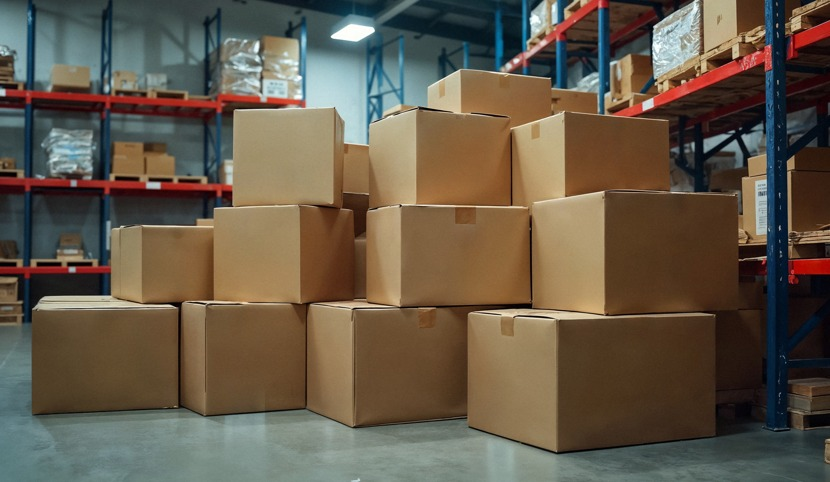
#> input picture Testing2.0/test1.jpg, 830 x 482 px
$ python -i detect_contours.py   (imports and definitions only)
#> lines starting #> are read from the running program, lines starting #| are printed output that depends on the picture; after the words box and inside, x2 and y2 are one past the last pixel; in counts of white or black regions, pixels touching at a corner belong together
import cv2
import os
from datetime import datetime

# 🔁 Import capture/upload tool from Task 1
from webcam import main as get_input_file


class PreProcessor:
    def __init__(self):
        pass

    def load_image(self, path):
#> called with path = '../Testing2.0/test1.jpg'
        if not path or not os.path.exists(path):
            print("❌ Invalid image path.")
            return None, None
        image = cv2.imread(path)
#> image is the input picture: shape (482, 830, 3); mean B, G, R 73.5, 89.7, 101.1
        print(f"📥 Processing image: {path}")
        return image, path

    def convert_to_grayscale(self, image):
        return cv2.cvtColor(image, cv2.COLOR_BGR2GRAY)
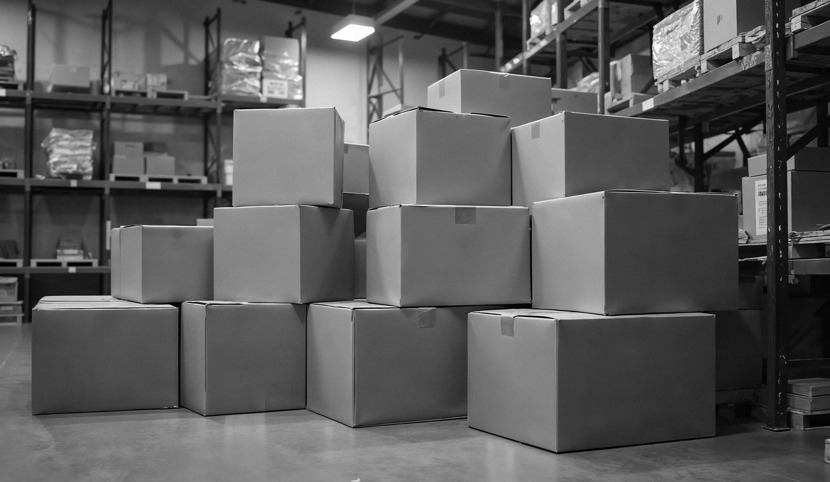
#> returned value: shape (482, 830); min 0, max 255, mean 91.3

    def apply_blur(self, image):
        return cv2.GaussianBlur(image, (5, 5), 0)

    def detect_edges(self, image):
        return cv2.Canny(image, 50, 150)
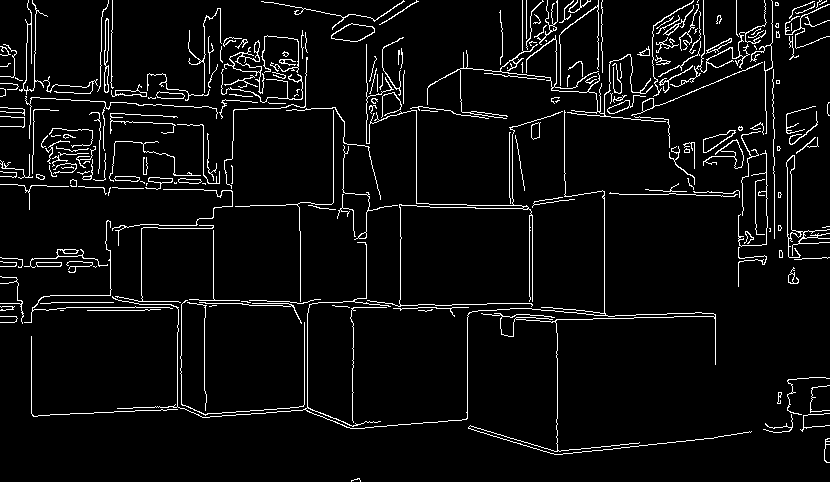
#> returned value: shape (482, 830); 5.3% white in thin lines or dots

    def find_and_draw_boxes(self, original, edges):
        contours, _ = cv2.findContours(edges, cv2.RETR_EXTERNAL, cv2.CHAIN_APPROX_SIMPLE)
#> contours = 229 contours, 185 with area under 20; largest, box (x1, y1, x2, y2) and area: (331, 23, 375, 42) 510, (786, 155, 830, 258) 420, (224, 40, 265, 94) 305, (703, 139, 744, 169) 286, (703, 130, 736, 153) 282
        box_count = 0

        for cnt in contours:
            approx = cv2.approxPolyDP(cnt, 0.02 * cv2.arcLength(cnt, True), True)
            area = cv2.contourArea(cnt)
            if len(approx) == 4 and area > 1000:
                cv2.drawContours(original, [approx], 0, (0, 255, 0), 2)
                box_count += 1
#> this loop made 229 passes
#> area on passes 25, 33: 50.5, 69.5
#> after the loop, box_count = 0

        return original, box_count

    def annotate_frame(self, frame, box_count):
        cv2.putText(frame, f"Boxes Detected: {box_count}", (10, 30),
                    cv2.FONT_HERSHEY_SIMPLEX, 1, (0, 0, 255), 2)
        return frame

    def show_results(self, result_img, edges):
        cv2.imshow("Detected Boxes", result_img)
        cv2.imshow("Edges", edges)
        cv2.waitKey(0)
        cv2.destroyAllWindows()

    def process_image(self, image_path):
        image, _ = self.load_image(image_path)
        if image is None:
            return

        original = image.copy()
        gray = self.convert_to_grayscale(image)
        blurred = self.apply_blur(gray)
        edges = self.detect_edges(blurred)
        result, box_count = self.find_and_draw_boxes(original, edges)
#> box_count = 0
        annotated = self.annotate_frame(result, box_count)
        self.show_results(annotated, edges)

    # [46 lines left out: functions process_video, main, not called in this run]


# [2 lines not run here, left out]

>>> result = PreProcessor().process_image('../Testing2.0/test1.jpg')
